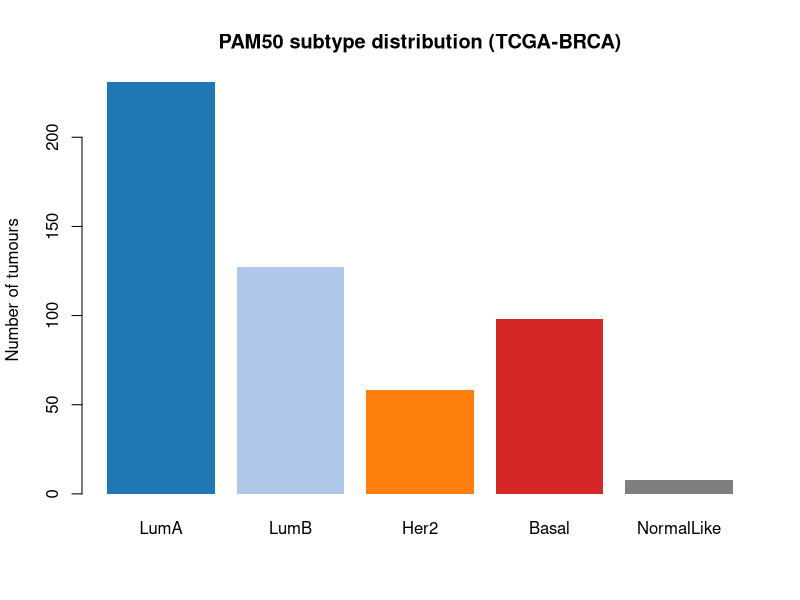
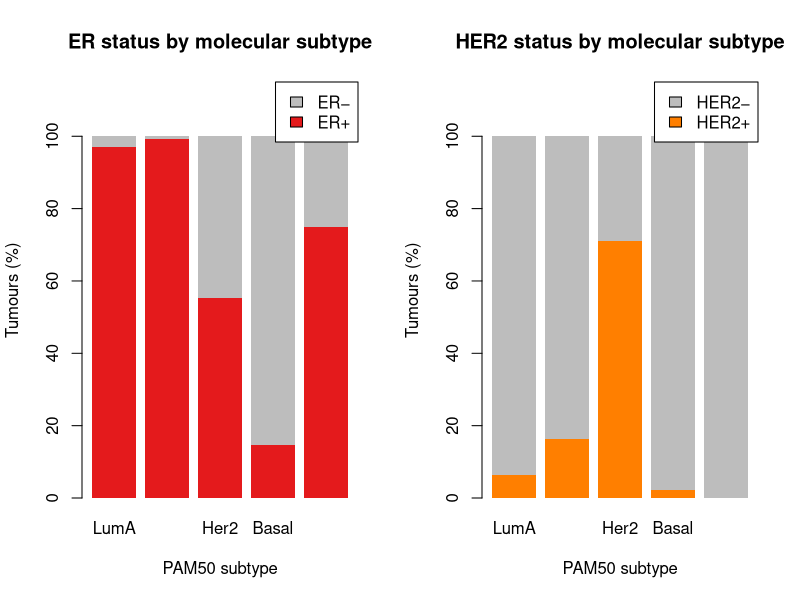
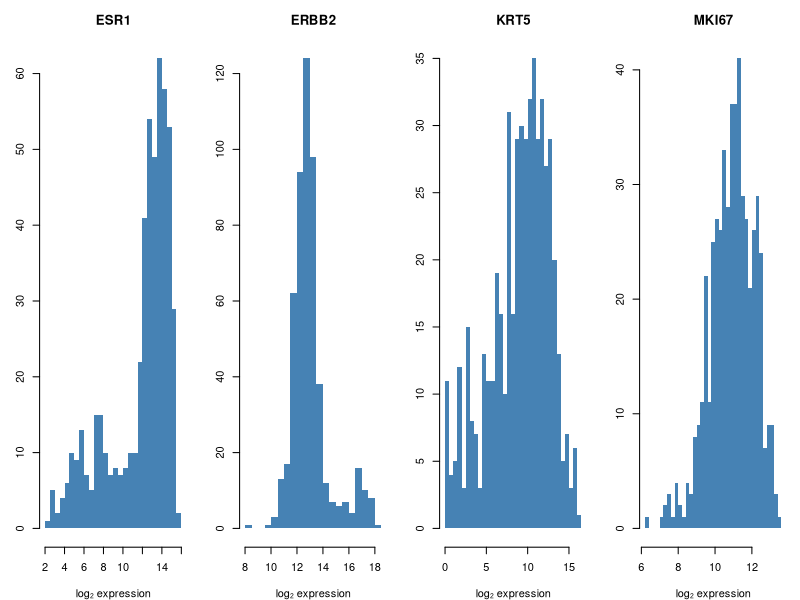
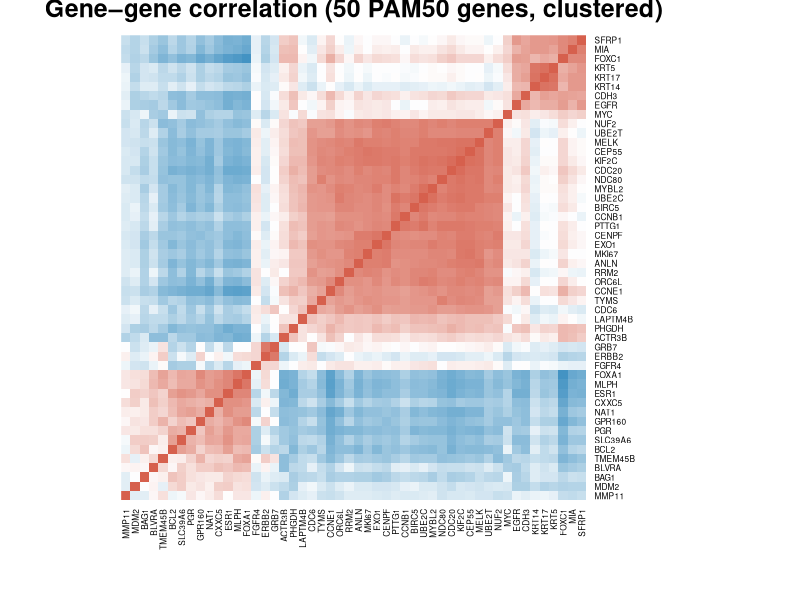
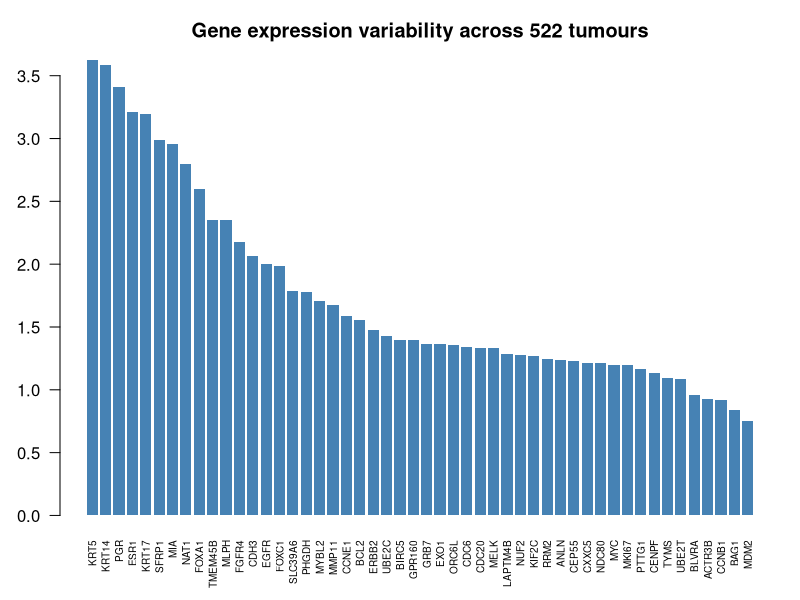
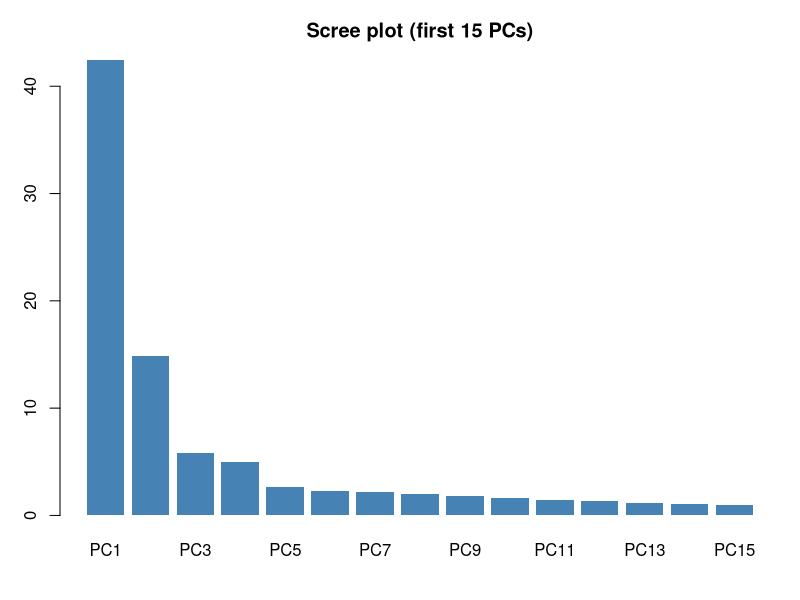
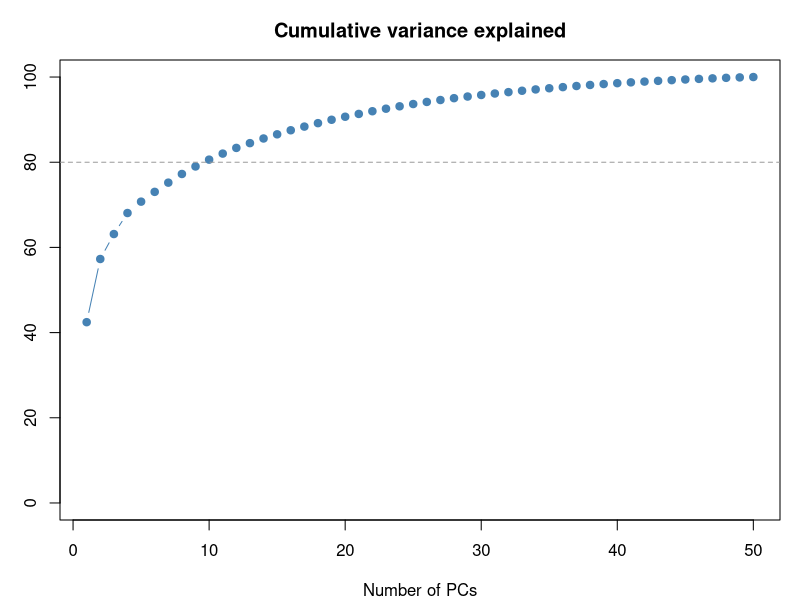
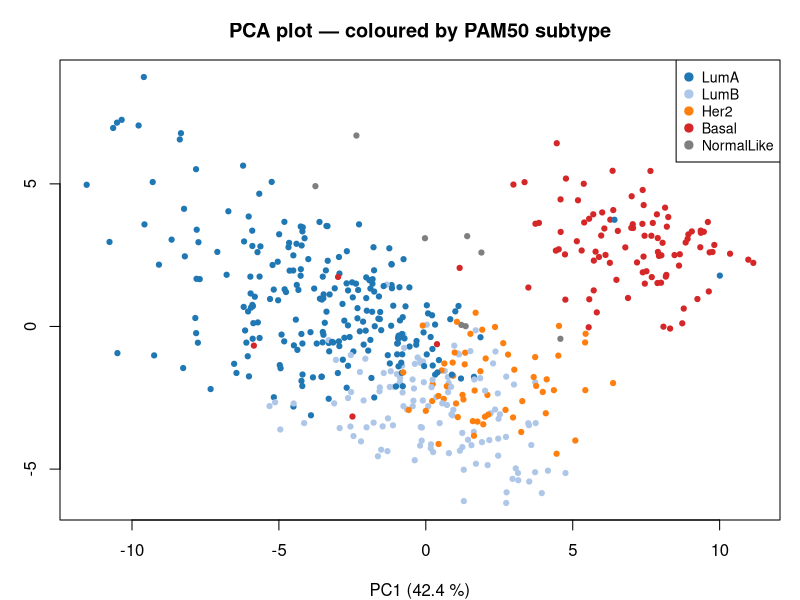

Generate these figures, in order, with R:
## ---- chunk 1
knitr::opts_chunk$set(echo = TRUE, message = FALSE, warning = FALSE,
                      fig.width = 7, fig.height = 4.5, fig.align = "center")
## ---- chunk 2
brca <- read.csv("../data/brca_pam50.csv", row.names = 1)
head(brca[, 1:8])   # show first few columns
## ---- chunk 3
# Gene expression columns
gene_cols <- colnames(brca)[7:56]

# Colour palette for PAM50 subtypes
subtype_cols <- c(
  LumA       = "#1f77b4",   # blue — best prognosis
  LumB       = "#aec7e8",   # light blue
  Her2       = "#ff7f0e",   # orange
  Basal      = "#d62728",   # red — worst prognosis
  NormalLike = "#7f7f7f"    # grey
)
## ---- chunk 4
dim(brca)
cat("Samples per PAM50 subtype:\n")
table(brca$pam50)
## ---- chunk 5
counts <- table(brca$pam50)
barplot(counts[c("LumA","LumB","Her2","Basal","NormalLike")],
        col   = subtype_cols[c("LumA","LumB","Her2","Basal","NormalLike")],
        border = NA,
        ylab  = "Number of tumours",
        main  = "PAM50 subtype distribution (TCGA-BRCA)")
## ---- chunk 6
cat("ER status by PAM50 subtype:\n")
print(table(brca$pam50, brca$er_status))

cat("\nHER2 status by PAM50 subtype:\n")
print(table(brca$pam50, brca$her2_status))
## ---- chunk 7
subtype_order <- c("LumA", "LumB", "Her2", "Basal", "NormalLike")

# Keep only Positive/Negative columns (drops rare Indeterminate/Equivocal cases)
tab_er   <- table(brca$pam50, brca$er_status)[subtype_order, c("Positive", "Negative")]
tab_her2 <- table(brca$pam50, brca$her2_status)[subtype_order, c("Positive", "Negative")]

er_pct   <- prop.table(tab_er,   margin = 1) * 100
her2_pct <- prop.table(tab_her2, margin = 1) * 100

par(mfrow = c(1, 2))

barplot(t(er_pct),
        col = c("#e41a1c", "#bdbdbd"), border = NA,
        legend.text = c("ER+", "ER−"), args.legend = list(x = "topright"),
        ylab = "Tumours (%)", xlab = "PAM50 subtype",
        main = "ER status by molecular subtype",
        ylim = c(0, 115))

barplot(t(her2_pct),
        col = c("#ff7f00", "#bdbdbd"), border = NA,
        legend.text = c("HER2+", "HER2−"), args.legend = list(x = "topright"),
        ylab = "Tumours (%)", xlab = "PAM50 subtype",
        main = "HER2 status by molecular subtype",
        ylim = c(0, 115))

par(mfrow = c(1, 1))
## ---- chunk 8
key_genes <- c("ESR1", "ERBB2", "KRT5", "MKI67")
par(mfrow = c(1, 4), mar = c(4, 3, 3, 1))
for (g in key_genes) {
  hist(brca[[g]], breaks = 30, col = "steelblue", border = NA,
       main = g, xlab = "log₂ expression")
}
par(mfrow = c(1, 1))
## ---- chunk 9
cor_mat  <- cor(brca[, gene_cols], use = "complete.obs")
col_heat <- colorRampPalette(c("#4393c3", "white", "#d6604d"))(100)

# Hierarchical clustering to reorder genes so co-expressed blocks appear together
gene_dist <- as.dist(1 - cor_mat)
gene_clust <- hclust(gene_dist, method = "average")
gene_order <- gene_clust$order

heatmap(cor_mat[gene_order, gene_order],
        Rowv = NA, Colv = NA,      # order already set; suppress re-clustering
        col  = col_heat,
        scale = "none",
        margins = c(6, 6),
        cexRow = 0.6, cexCol = 0.6,
        main = "Gene–gene correlation (50 PAM50 genes, clustered)")
## ---- chunk 10
gene_sds <- apply(brca[, gene_cols], 2, sd, na.rm = TRUE)
cat("Standard deviation of each gene (before scaling):\n")
print(round(sort(gene_sds, decreasing = TRUE), 2))
## ---- chunk 11
barplot(sort(gene_sds, decreasing = TRUE),
        las = 2, cex.names = 0.6,
        col = "steelblue", border = NA,
        ylab = "Standard deviation",
        main = "Gene expression variability across 522 tumours")
## ---- chunk 12
X <- scale(brca[, gene_cols])    # standardise to mean 0, sd 1
round(apply(X, 2, mean), 3)[1:5] # confirm: first 5 means ≈ 0
round(apply(X, 2, sd),   3)[1:5] # confirm: first 5 sds = 1
## ---- chunk 13
pca <- prcomp(X, scale. = FALSE)   # already scaled above
summary(pca)$importance[, 1:8]     # show first 8 PCs
## ---- chunk 14
var_exp <- pca$sdev^2 / sum(pca$sdev^2) * 100

barplot(var_exp[1:15],
        names.arg = paste0("PC", 1:15),
        col = "steelblue", border = NA,
        ylab = "Variance explained (%)",
        main = "Scree plot (first 15 PCs)")
## ---- chunk 15
plot(cumsum(var_exp), type = "b", pch = 19, col = "steelblue",
     xlab = "Number of PCs", ylab = "Cumulative variance explained (%)",
     main = "Cumulative variance explained", ylim = c(0, 100))
abline(h = 80, lty = 2, col = "grey60")
## ---- chunk 16
scores <- as.data.frame(pca$x)
scores$subtype <- factor(brca$pam50,
                         levels = c("LumA","LumB","Her2","Basal","NormalLike"))
col_pts <- subtype_cols[as.character(scores$subtype)]
## ---- chunk 17
plot(scores$PC1, scores$PC2,
     col  = col_pts, pch = 19, cex = 0.7,
     xlab = paste0("PC1 (", round(var_exp[1], 1), " %)"),
     ylab = paste0("PC2 (", round(var_exp[2], 1), " %)"),
     main = "PCA plot — coloured by PAM50 subtype")
legend("topright",
       legend = names(subtype_cols),
       col    = subtype_cols,
       pch = 19, cex = 0.85, pt.cex = 1.1)
## ---- chunk 18
map_color <- function(x, n = 100) {
  pal <- colorRampPalette(c("navy", "white", "firebrick"))(n)
  idx <- cut(x, breaks = n, labels = FALSE, include.lowest = TRUE)
  pal[idx]
}
## ---- chunk 19
par(mfrow = c(2, 3))

plot(scores$PC1, scores$PC2, pch = 19, cex = 0.6,
     col  = map_color(brca$ESR1),
     main = "ESR1 (oestrogen receptor gene)",
     xlab = "PC1", ylab = "PC2")

plot(scores$PC1, scores$PC2, pch = 19, cex = 0.6,
     col  = map_color(brca$PGR),
     main = "PGR (progesterone receptor gene)",
     xlab = "PC1", ylab = "PC2")

plot(scores$PC1, scores$PC2, pch = 19, cex = 0.6,
     col  = map_color(brca$FOXA1),
     main = "FOXA1 (luminal transcription factor)",
     xlab = "PC1", ylab = "PC2")

plot(scores$PC1, scores$PC2, pch = 19, cex = 0.6,
     col  = map_color(brca$KRT5),
     main = "KRT5 (basal cytokeratin)",
     xlab = "PC1", ylab = "PC2")

plot(scores$PC1, scores$PC2, pch = 19, cex = 0.6,
     col  = map_color(brca$ERBB2),
     main = "ERBB2 (HER2 gene)",
     xlab = "PC1", ylab = "PC2")

plot(scores$PC1, scores$PC2, pch = 19, cex = 0.6,
     col  = map_color(brca$MKI67),
     main = "MKI67 (proliferation marker, Ki-67)",
     xlab = "PC1", ylab = "PC2")

par(mfrow = c(1, 1))
## ---- chunk 20
# Top 10 genes by absolute loading on PC1 and PC2
top_pc1 <- sort(pca$rotation[, 1])[c(1:5, 46:50)]   # 5 most negative, 5 most positive
top_pc2 <- sort(pca$rotation[, 2])[c(1:5, 46:50)]
cat("Top genes on PC1:\n"); print(round(top_pc1, 3))
cat("\nTop genes on PC2:\n"); print(round(top_pc2, 3))
## ---- chunk 21
n_show <- 10   # top 5 positive + top 5 negative

pick_top <- function(loadings, n) {
  s <- sort(loadings)
  c(head(s, n %/% 2), tail(s, n %/% 2))
}

par(mfrow = c(1, 2))

top1 <- pick_top(pca$rotation[, 1], n_show)
barplot(top1, horiz = TRUE, las = 1, cex.names = 0.85,
        col = ifelse(top1 > 0, "steelblue", "tomato"), border = NA,
        main = "PC1 — top 10 genes", xlab = "Loading value")
abline(v = 0, col = "grey40")

top2 <- pick_top(pca$rotation[, 2], n_show)
barplot(top2, horiz = TRUE, las = 1, cex.names = 0.85,
        col = ifelse(top2 > 0, "darkorange", "tomato"), border = NA,
        main = "PC2 — top 10 genes", xlab = "Loading value")
abline(v = 0, col = "grey40")

par(mfrow = c(1, 1))
## ---- chunk 22
# Hand-picked panel covering the main biological axes
panel_genes <- c("ESR1", "PGR", "FOXA1", "NAT1",   # hormone / luminal
                 "KRT5", "KRT14", "EGFR",            # basal
                 "ERBB2", "GRB7",                    # HER2 amplicon
                 "MKI67")                            # proliferation

pca_sub          <- pca
pca_sub$rotation <- pca$rotation[panel_genes, , drop = FALSE]

# xlabs = "." replaces each sample label with a dot
biplot(pca_sub, scale = 0,
       xlabs = rep(".", nrow(pca$x)),
       cex   = c(3.0, 0.9),
       col   = c("grey50", "tomato"),
       main  = "Biplot — PAM50 tumours and key gene loadings")
## ---- chunk 23
library(uwot)

set.seed(42)
umap_coords <- umap(X,
                    n_neighbors = 15,
                    min_dist    = 0.2,
                    metric      = "euclidean",
                    verbose     = FALSE)

umap_df <- data.frame(UMAP1 = umap_coords[, 1],
                      UMAP2 = umap_coords[, 2],
                      subtype = scores$subtype)
## ---- chunk 24
col_umap <- subtype_cols[as.character(umap_df$subtype)]

plot(umap_df$UMAP1, umap_df$UMAP2,
     col = col_umap, pch = 19, cex = 0.7,
     xlab = "UMAP 1", ylab = "UMAP 2",
     main = "UMAP — coloured by PAM50 subtype")
legend("topright",
       legend = names(subtype_cols),
       col    = subtype_cols,
       pch = 19, cex = 0.85, pt.cex = 1.1)
## ---- chunk 25
par(mfrow = c(1, 2))

plot(scores$PC1, scores$PC2,
     col = col_pts, pch = 19, cex = 0.6,
     xlab = paste0("PC1 (", round(var_exp[1], 1), " %)"),
     ylab = paste0("PC2 (", round(var_exp[2], 1), " %)"),
     main = "PCA")
legend("topright", legend = names(subtype_cols),
       col = subtype_cols, pch = 19, cex = 0.7)

plot(umap_df$UMAP1, umap_df$UMAP2,
     col = col_umap, pch = 19, cex = 0.6,
     xlab = "UMAP 1", ylab = "UMAP 2",
     main = "UMAP")
legend("topright", legend = names(subtype_cols),
       col = subtype_cols, pch = 19, cex = 0.7)

par(mfrow = c(1, 1))
## ---- chunk 26
sessionInfo()
